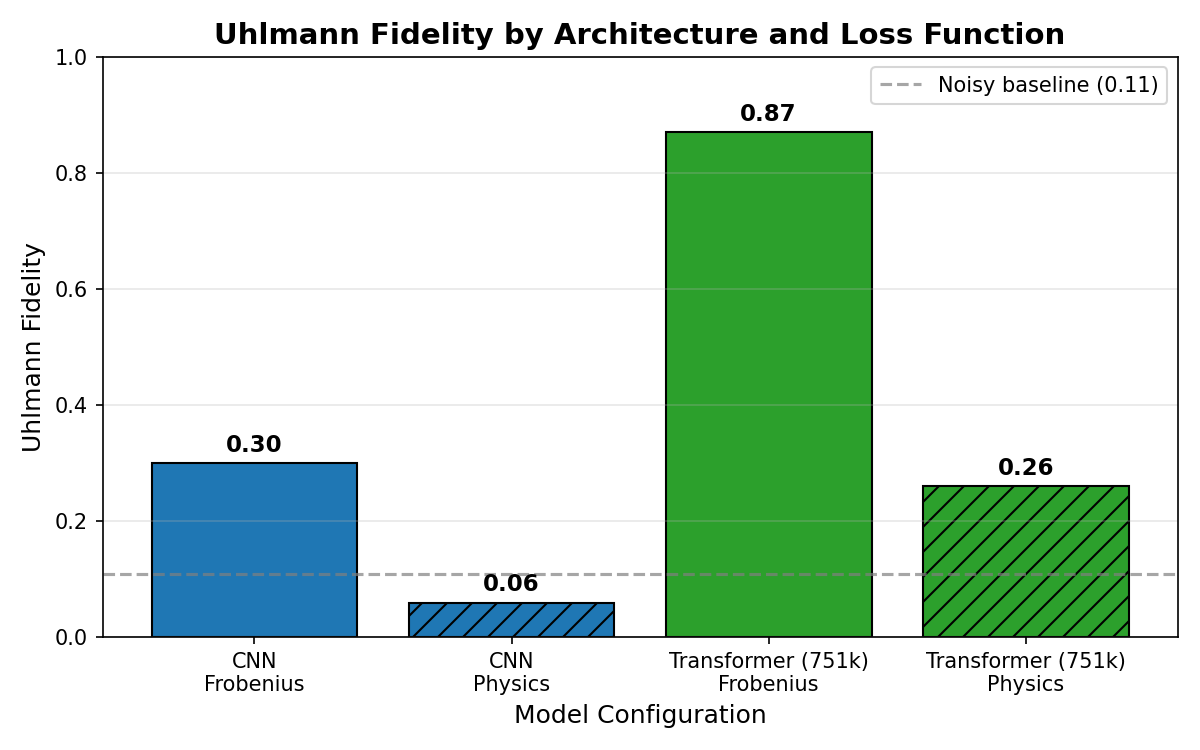

Python code for this plot:
"""Generate Uhlmann fidelity comparison bar chart for Architecture Comparison section."""
import matplotlib.pyplot as plt
import numpy as np

# Final Uhlmann fidelity values from eval_models_on_uhlmann.py
# Using capacity-matched transformer (751k) for fair comparison
RESULTS = {
    "CNN\nFrobenius": 0.30,
    "CNN\nPhysics": 0.06,
    "Transformer (751k)\nFrobenius": 0.87,
    "Transformer (751k)\nPhysics": 0.26,
}


def main():
    fig, ax = plt.subplots(figsize=(8, 5), dpi=150)

    labels = list(RESULTS.keys())
    values = list(RESULTS.values())
    colors = ["#1f77b4", "#1f77b4", "#2ca02c", "#2ca02c"]
    hatches = ["", "//", "", "//"]

    x = np.arange(len(labels))
    bars = ax.bar(x, values, color=colors, edgecolor="black", linewidth=1)

    # Add hatching to physics models
    for bar, hatch in zip(bars, hatches):
        bar.set_hatch(hatch)

    ax.set_ylabel("Uhlmann Fidelity", fontsize=12)
    ax.set_xlabel("Model Configuration", fontsize=12)
    ax.set_title("Uhlmann Fidelity by Architecture and Loss Function", fontsize=14, fontweight="bold")
    ax.set_xticks(x)
    ax.set_xticklabels(labels, fontsize=10)
    ax.set_ylim(0, 1.0)

    # Add baseline reference line
    ax.axhline(y=0.11, color="gray", linestyle="--", alpha=0.7, label="Noisy baseline (0.11)")

    # Add value labels on bars
    for bar, val in zip(bars, values):
        height = bar.get_height()
        ax.annotate(f'{val:.2f}',
                    xy=(bar.get_x() + bar.get_width() / 2, height),
                    xytext=(0, 3),
                    textcoords="offset points",
                    ha='center', va='bottom', fontsize=11, fontweight='bold')

    ax.legend(loc="upper right")
    ax.grid(axis='y', alpha=0.3)

    plt.tight_layout()
    plt.savefig("figures/uhlmann_comparison_bar.pdf")
    plt.savefig("figures/uhlmann_comparison_bar.png")
    print("Saved: figures/uhlmann_comparison_bar.pdf")
    plt.close()


if __name__ == "__main__":
    main()
